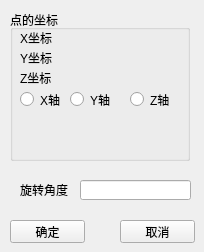
    <widget class="QWidget" name="page_4">
     <widget class="QGroupBox" name="groupBox_5">
      <property name="geometry">
       <rect>
        <x>10</x>
        <y>10</y>
        <width>180</width>
        <height>151</height>
       </rect>
      </property>
      <property name="title">
       <string>点的坐标</string>
      </property>
      <widget class="QLabel" name="label_13">
       <property name="geometry">
        <rect>
         <x>10</x>
         <y>20</y>
         <width>41</width>
         <height>16</height>
        </rect>
       </property>
       <property name="text">
        <string>X坐标</string>
       </property>
      </widget>
      <widget class="QLabel" name="OneRotateXCoordinate">
       <property name="geometry">
        <rect>
         <x>60</x>
         <y>20</y>
         <width>111</width>
         <height>16</height>
        </rect>
       </property>
       <property name="text">
        <string/>
       </property>
      </widget>
      <widget class="QLabel" name="label_14">
       <property name="geometry">
        <rect>
         <x>10</x>
         <y>40</y>
         <width>41</width>
         <height>16</height>
        </rect>
       </property>
       <property name="text">
        <string>Y坐标</string>
       </property>
      </widget>
      <widget class="QLabel" name="OneRotateYCoordinate">
       <property name="geometry">
        <rect>
         <x>60</x>
         <y>40</y>
         <width>111</width>
         <height>16</height>
        </rect>
       </property>
       <property name="text">
        <string/>
       </property>
      </widget>
      <widget class="QLabel" name="OneRotateZCoordinate">
       <property name="geometry">
        <rect>
         <x>60</x>
         <y>60</y>
         <width>111</width>
         <height>16</height>
        </rect>
       </property>
       <property name="text">
        <string/>
       </property>
      </widget>
      <widget class="QLabel" name="label_15">
       <property name="geometry">
        <rect>
         <x>10</x>
         <y>60</y>
         <width>41</width>
         <height>16</height>
        </rect>
       </property>
       <property name="text">
        <string>Z坐标</string>
       </property>
      </widget>
      <widget class="QRadioButton" name="AxisXRadioButton">
       <property name="geometry">
        <rect>
         <x>10</x>
         <y>80</y>
         <width>53</width>
         <height>19</height>
        </rect>
       </property>
       <property name="text">
        <string>X轴</string>
       </property>
      </widget>
      <widget class="QRadioButton" name="AxisYRadioButton">
       <property name="geometry">
        <rect>
         <x>60</x>
         <y>80</y>
         <width>53</width>
         <height>19</height>
        </rect>
       </property>
       <property name="text">
        <string>Y轴</string>
       </property>
      </widget>
      <widget class="QRadioButton" name="AxisZRadioButton">
       <property name="geometry">
        <rect>
         <x>120</x>
         <y>80</y>
         <width>53</width>
         <height>19</height>
        </rect>
       </property>
       <property name="text">
        <string>Z轴</string>
       </property>
      </widget>
     </widget>
     <widget class="QPushButton" name="pushButton_8">
      <property name="geometry">
       <rect>
        <x>10</x>
        <y>220</y>
        <width>75</width>
        <height>23</height>
       </rect>
      </property>
      <property name="text">
       <string>确定</string>
      </property>
     </widget>
     <widget class="QPushButton" name="pushButton_9">
      <property name="geometry">
       <rect>
        <x>120</x>
        <y>220</y>
        <width>75</width>
        <height>23</height>
       </rect>
      </property>
      <property name="text">
       <string>取消</string>
      </property>
     </widget>
     <widget class="QLineEdit" name="OneRotateAngle">
      <property name="geometry">
       <rect>
        <x>80</x>
        <y>180</y>
        <width>111</width>
        <height>20</height>
       </rect>
      </property>
     </widget>
     <widget class="QLabel" name="label_31">
      <property name="geometry">
       <rect>
        <x>20</x>
        <y>180</y>
        <width>51</width>
        <height>20</height>
       </rect>
      </property>
      <property name="text">
       <string>旋转角度</string>
      </property>
     </widget>
    </widget>
